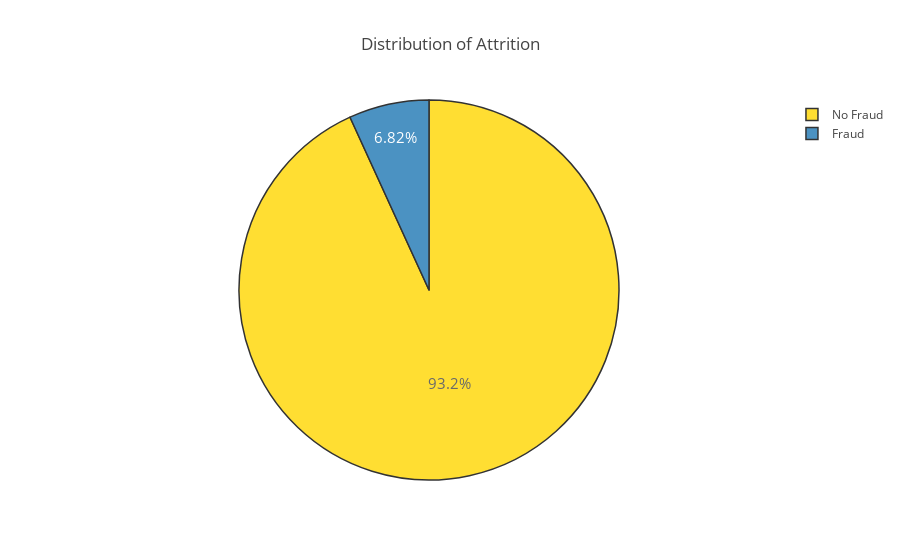

Notebook cell for this chart:
### Markdown cell above
# Target Class Distribution

### Code cell
attrition = df_fraud[(df_fraud['flag_transaksi_fraud'] != 0)]
no_attrition = df_fraud[(df_fraud['flag_transaksi_fraud'] == 0)]


trace = go.Pie(labels = ['No Fraud', 'Fraud'], values = df_fraud['flag_transaksi_fraud'].value_counts(), 
               textfont=dict(size=15), opacity = 0.8,
               marker=dict(colors=['gold','sky blue'], 
                           line=dict(color='#000000', width=1.5)))


layout = dict(title =  'Distribution of Attrition')
           
fig = dict(data = [trace], layout=layout)
py.iplot(fig)

### Figure 1 — Plotly figure (JSON) as saved in the notebook; plotly's stock layout.template omitted (floating-point values rounded to 4 significant figures)
{"data": [{"labels": ["No Fraud", "Fraud"], "marker": {"colors": ["gold", "sky blue"], "line": {"color": "#000000", "width": 1.5}}, "opacity": 0.8, "textfont": {"size": 15}, "type": "pie", "uid": "501075b4-40c9-45c8-9de1-693289c97e3b", "values": [12210, 894]}], "layout": {"title": {"text": "Distribution of Attrition"}}}
